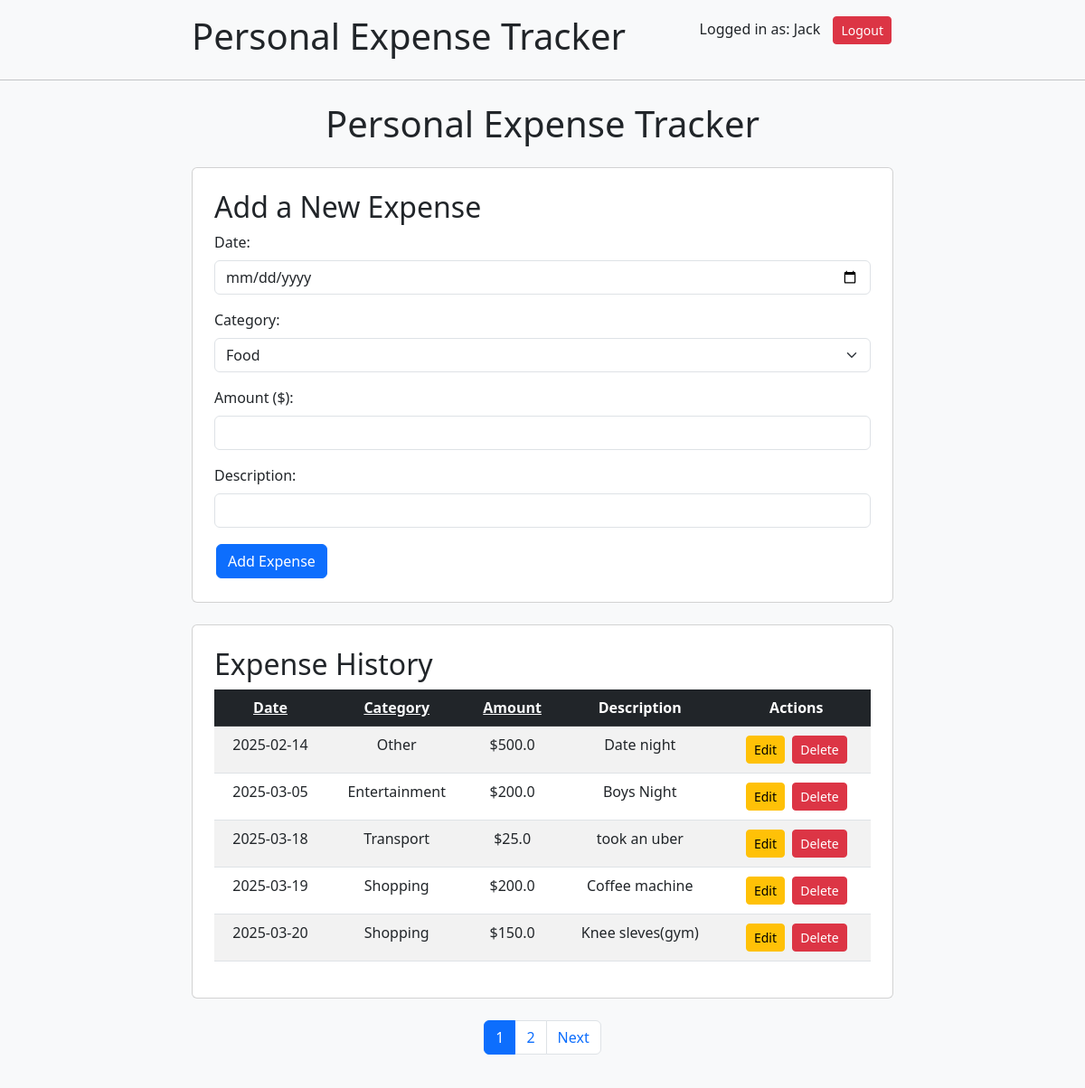
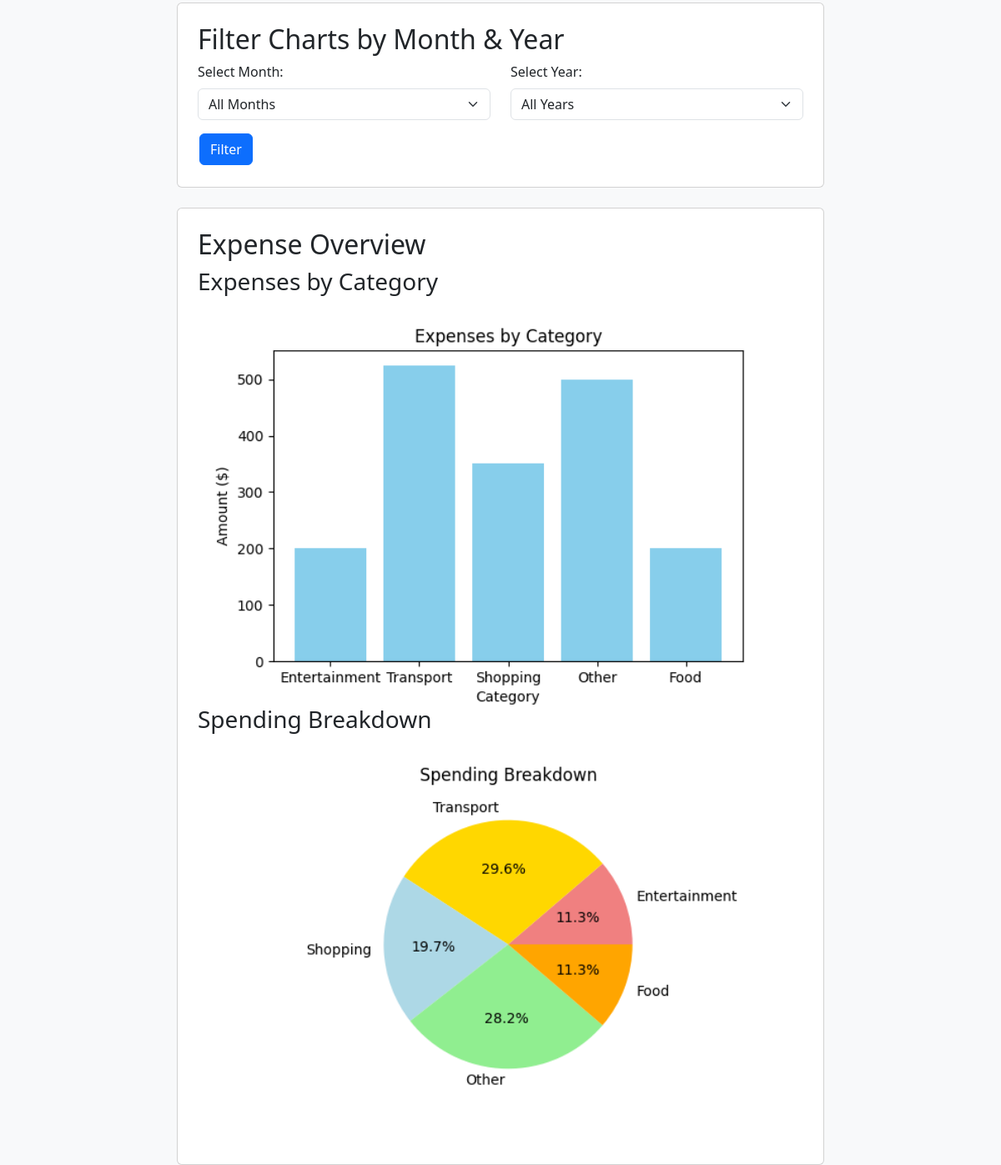
Screenshot of / (signed in) with the database file from the repository (2 pictures, top to bottom).
### app.py (models this page shows)
class User(db.Model, UserMixin):
    id = db.Column(db.Integer, primary_key=True)
    username = db.Column(db.String(100), unique=True, nullable=False)
    password = db.Column(db.String(200), nullable=False)

class Expense(db.Model):
    id = db.Column(db.Integer, primary_key=True)
    date = db.Column(db.String(10), nullable=False)
    category = db.Column(db.String(50), nullable=False)
    amount = db.Column(db.Float, nullable=False)
    description = db.Column(db.String(200))
    user_id = db.Column(db.Integer, db.ForeignKey("user.id"), nullable=False)  # ✅ Link to User table

### app.py (the view, shortened to what this page needs)
@app.route("/", methods=["GET", "POST"])
@login_required
def home():
    start_date = request.args.get("start_date")
    end_date = request.args.get("end_date")
    category = request.args.get("category")
    sort_by = request.args.get("sort_by", "date")
    page = request.args.get("page", 1, type=int)
    per_page = 5
    selected_month = request.args.get("month", type=int)
    selected_year = request.args.get("year", type=int)
    query = Expense.query.filter_by(user_id=current_user.id)
    if start_date:
        query = query.filter(Expense.date >= start_date)
    if end_date:
        query = query.filter(Expense.date <= end_date)
    if category and category != "":
        query = query.filter(Expense.category == category)
    if selected_month:
        query = query.filter(db.extract("month", Expense.date) == selected_month)
    if selected_year:
        query = query.filter(db.extract("year", Expense.date) == selected_year)
    if sort_by == "date":
        query = query.order_by(Expense.date)
    elif sort_by == "category":
        query = query.order_by(Expense.category)
    elif sort_by == "amount":
        query = query.order_by(Expense.amount)
    pagination = query.paginate(page=page, per_page=per_page, error_out=False)
    expenses = pagination.items
    available_years = db.session.query(db.func.extract("year", Expense.date)).distinct().all()
    available_years = sorted([int(year[0]) for year in available_years])
    bar_chart, pie_chart = generate_charts(selected_month, selected_year)
    return render_template("index.html", expenses=expenses, pagination=pagination,
                           bar_chart=bar_chart, pie_chart=pie_chart,
                           selected_month=selected_month, selected_year=selected_year,
                           available_years=available_years, current_user=current_user)

### app.py (called while the page is built)
@login_manager.user_loader
def load_user(user_id):
    return User.query.get(int(user_id))

### templates/index.html (shortened to what this page needs)
<!DOCTYPE html>
<html>
<head>
    <link href="https://cdn.jsdelivr.net/npm/bootstrap@5.3.0/dist/css/bootstrap.min.css" rel="stylesheet">
</head>
<body>
    <div class="container mt-3 d-flex justify-content-between">
        <h1>Personal Expense Tracker</h1>
        <div>
            <span class="me-2">Logged in as: {{ current_user.username }}</span>
            <a href="/logout" class="btn btn-danger btn-sm">Logout</a>
        </div>
    </div>
    <hr>
    <div class="container">
        <h1 class="text-center my-4">Personal Expense Tracker</h1>
        <div class="card p-4 mb-4">
            <h2>Add a New Expense</h2>
            <form method="POST">
                <div class="mb-3">
                    <label class="form-label">Date:</label>
                    <input type="date" name="date" class="form-control" required>
                </div>
                <div class="mb-3">
                    <label class="form-label">Category:</label>
                    <select name="category" class="form-select" required>
                        <option>Food</option>
                    </select>
                </div>
                <div class="mb-3">
                    <label class="form-label">Amount ($):</label>
                    <input type="number" name="amount" step="0.01" class="form-control" required>
                </div>
                <div class="mb-3">
                    <label class="form-label">Description:</label>
                    <input type="text" name="description" class="form-control">
                </div>
                <button type="submit" class="btn btn-primary">Add Expense</button>
            </form>
        </div>
        <div class="card p-4">
            <h2>Expense History</h2>
            <table class="table table-striped table-hover">
                <thead class="table-dark">
                    <tr>
                        <th><a href="/?sort_by=date" class="text-light">Date</a></th>
                        <th><a href="/?sort_by=category" class="text-light">Category</a></th>
                        <th><a href="/?sort_by=amount" class="text-light">Amount</a></th>
                        <th>Description</th>
                        <th>Actions</th>
                    </tr>
                </thead>
                <tbody>
                    {% for expense in expenses %}
                    <tr>
                        <td>{{ expense.date }}</td>
                        <td>{{ expense.category }}</td>
                        <td>${{ expense.amount }}</td>
                        <td>{{ expense.description }}</td>
                        <td>
                            <a href="/edit/{{ expense.id }}" class="btn btn-warning btn-sm">Edit</a>
                            <a href="/delete/{{ expense.id }}" class="btn btn-danger btn-sm" onclick="return confirm('Are you sure?');">Delete</a>
                        </td>
                    </tr>
                    {% endfor %}
                </tbody>
            </table>
        </div>
        {% if pagination.pages > 1 %}
          <div class="d-flex justify-content-center my-4">
             <nav>
                <ul class="pagination">
                 {% for num in range(1, pagination.pages + 1) %}
                    <li class="page-item {% if num == pagination.page %}active{% endif %}">
                        <a class="page-link" href="/?page={{ num }}">{{ num }}</a>
                    </li>
                 {% endfor %}
                 {% if pagination.has_next %}
                    <li class="page-item">
                        <a class="page-link" href="/?page={{ pagination.next_num }}">Next</a>
                    </li>
                 {% endif %}
                </ul>
             </nav>
          </div>
        {% endif %}
        <div class="card p-4 mt-4">
            <h2>Filter Charts by Month & Year</h2>
            <form method="GET">
                <div class="row">
                    <div class="col-md-6">
                        <label class="form-label">Select Month:</label>
                        <select name="month" class="form-select">
                            <option value="">All Months</option>
                        </select>
                    </div>
                    <div class="col-md-6">
                        <label class="form-label">Select Year:</label>
                        <select name="year" class="form-select">
                            <option value="">All Years</option>
                        </select>
                    </div>
                </div>
                <button type="submit" class="btn btn-primary mt-3">Filter</button>
            </form>
        </div>
        {% if bar_chart and pie_chart %}
        <div class="card p-4 mt-4">
            <h2>Expense Overview</h2>
            <h3>Expenses by Category</h3>
            <img class="img-fluid" alt="Bar Chart">
            <h3>Spending Breakdown</h3>
            <img class="img-fluid" alt="Pie Chart">
        </div>
        {% endif %}
    </div>
</body>
</html>

### templates/index.html (style rules this page uses)
body { background-color: #f8f9fa; }
.container { max-width: 800px; margin-top: 20px; }
.table th, .table td { text-align: center; }
.btn { margin: 2px; }

### rows the page displays
User: username "Jack"
Expense: date "2025-02-14", category "Other", amount "500.0", description "Date night"
Expense: date "2025-03-05", category "Entertainment", amount "200.0", description "Boys Night"
Expense: date "2025-03-18", category "Transport", amount "25.0", description "took an uber"
Expense: date "2025-03-19", category "Shopping", amount "200.0", description "Coffee machine"
Expense: date "2025-03-20", category "Shopping", amount "150.0", description "Knee sleves(gym)"

### other values shown
{{ num }} "1" "2"
